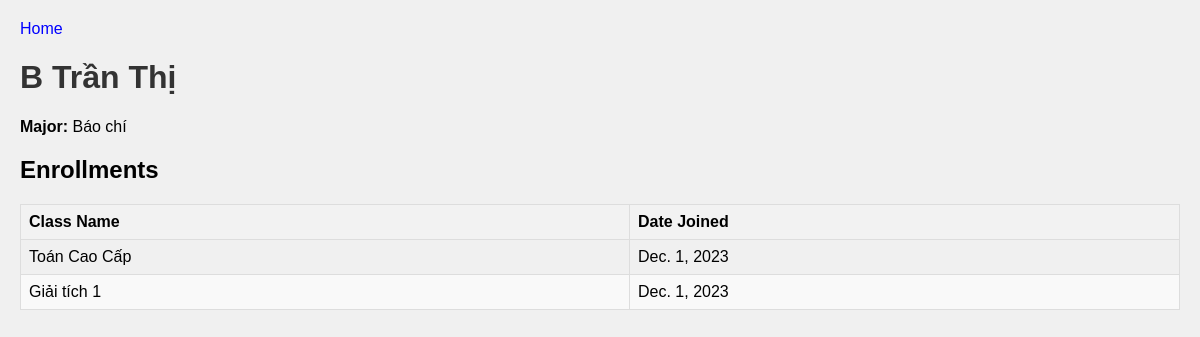
The app's page /school/student/3 with its own data.
### school/models.py (models this page shows, shortened)
class Student(models.Model):
    firstname = models.CharField(max_length=255)
    lastname = models.CharField(max_length=255)
    phone = models.CharField(max_length=255)
    major = models.ForeignKey(Major, on_delete=models.CASCADE)

class Major(models.Model):
    name =  models.CharField(max_length=100)
    def __str__(self):
        return self.name

class Enrollment(models.Model):
    student = models.ForeignKey(Student, on_delete=models.CASCADE)
    class_obj = models.ForeignKey(Class, on_delete=models.CASCADE)
    date_joined = models.DateField()

class Class(models.Model):
    name = models.CharField(max_length=200)
    start_date = models.DateField('start date')
    end_date = models.DateField('end date')
    students = models.ManyToManyField(Student, through="Enrollment")

### school/views.py (the view)
# urls.py: path('student/<int:pk>', views.StudentDetailView.as_view(), name='student_detail'),
class StudentDetailView(DetailView):
    model = Student
    template_name = 'school/student_detail.html'

### school/templates/school/student_detail.html
{% load static %}
<link rel="stylesheet" type="text/css" href="{% static 'school/style.css' %}" />
<a href="{% url 'school:index'%}">Home</a>
<h1>{{ student.firstname }} {{ student.lastname }}</h1>
<p><strong>Major:</strong> {{ student.major }}</p>
<h2>Enrollments</h2>
{% if student.enrollment_set.all %}
<table>
	<thead>
		<tr>
			<th>Class Name</th>
			<th>Date Joined</th>
		</tr>
	</thead>
	<tbody>
		{% for enrollment in student.enrollment_set.all %}
		<tr>
			<td>{{ enrollment.class_obj.name }}</td>
			<td>{{ enrollment.date_joined }}</td>
		</tr>
		{% endfor %}
	</tbody>
</table>
{% else %}
<p>Student is not enrolled in any classes.</p>
{% endif %}

### school/static/school/style.css (style rules this page uses)
a { text-decoration: none; color: blue; }
h1 { color: #333; }
p { margin-bottom: 10px; }
table { width: 100%; border-collapse: collapse; margin-top: 20px; }
table, th, td { border: 1px solid #ddd; }
th, td { padding: 8px; text-align: left; }
thead { background-color: #f2f2f2; }
tbody tr:nth-child(even) { background-color: #f9f9f9; }

### records on screen
Student: firstname "B", lastname "Trần Thị", major "Báo chí"
Enrollment: class_obj.name "Toán Cao Cấp", date_joined "Dec. 1, 2023"
Enrollment: class_obj.name "Giải tích 1", date_joined "Dec. 1, 2023"
